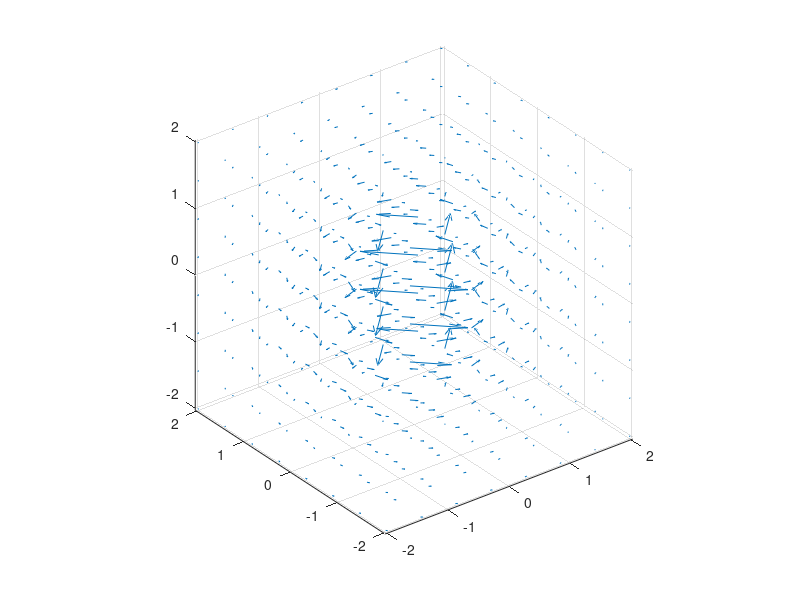

Write the MATLAB code that produced this figure. (Note: this script raises an error after producing the figure.)
%% Magnetic flux density B due to a finite straight conductor
% Conductor: length l, current I, parallel to z-axis
% A = (Ax, Ay, Az) : center of conductor
% P = (Px, Py, Pz) : observation point

clear; clc; close all;

%% Parameters
mu0 = 4*pi*1e-7;      % Permeability of free space (H/m)

I  = 10;              % Current (A)
l  = 2;               % Conductor length (m)

Ax = 0;
Ay = 0;
Az = 0;

% Observation point
Px = 0.8;
Py = 0.6;
Pz = 0.5;

%% Conductor endpoints
z1 = Az - l/2;
z2 = Az + l/2;

%% Magnetic field at point P
dx = Px - Ax;
dy = Py - Ay;

rho2 = dx^2 + dy^2;
rho  = sqrt(rho2);

% Avoid division by zero if P lies on the conductor axis
if rho < 1e-12
    error('Observation point P cannot lie on the conductor axis.');
end

R1 = sqrt(rho2 + (z1 - Pz)^2);
R2 = sqrt(rho2 + (z2 - Pz)^2);

% Integral factor
F = (z2 - Pz)/R2 - (z1 - Pz)/R1;

% B = (mu0*I/4*pi*rho^2) * (zhat x rho_vector) * F
Bx = -mu0*I/(4*pi*rho2) * dy * F;
By =  mu0*I/(4*pi*rho2) * dx * F;
Bz = 0;

Bmag = sqrt(Bx^2 + By^2 + Bz^2);

%% Display result
fprintf('Magnetic flux density at P:\n');
fprintf('Bx = %.6e T\n', Bx);
fprintf('By = %.6e T\n', By);
fprintf('Bz = %.6e T\n', Bz);
fprintf('|B| = %.6e T\n', Bmag);

%% Create 3D grid for visualization
N = 8;

x = linspace(Ax-2, Ax+2, N);
y = linspace(Ay-2, Ay+2, N);
z = linspace(Az-l, Az+l, N);

[X,Y,Z] = meshgrid(x,y,z);

DX = X - Ax;
DY = Y - Ay;
RHO2 = DX.^2 + DY.^2;

% Prevent singularity on conductor axis
RHO2(RHO2 < 1e-8) = NaN;

Z1 = z1 - Z;
Z2 = z2 - Z;

R1 = sqrt(RHO2 + Z1.^2);
R2 = sqrt(RHO2 + Z2.^2);

F = Z2./R2 - Z1./R1;

Bx_grid = -mu0*I/(4*pi) .* DY ./ RHO2 .* F;
By_grid =  mu0*I/(4*pi) .* DX ./ RHO2 .* F;
Bz_grid = zeros(size(Bx_grid));

%% Plot magnetic field vectors
figure('Color','w');

quiver3(X,Y,Z,Bx_grid,By_grid,Bz_grid, ...
        'AutoScaleFactor',1.5);

hold on;
grid on;
axis equal;

%% Plot conductor
plot3(Ax, Ay, [z1 z2], ...
      'LineWidth', 5);

%% Plot point A (center)
plot3(Ax, Ay, Az, 'o', ...
      'MarkerSize', 8, ...
      'MarkerFaceColor','k');

%% Plot observation point P
plot3(Px, Py, Pz, 'o', ...
      'MarkerSize', 10, ...
      'MarkerFaceColor','r');

%% Plot B vector at P
scaleB = 0.5 / Bmag;

quiver3(Px,Py,Pz, ...
        Bx*scaleB, By*scaleB, Bz*scaleB, ...
        0, 'LineWidth', 2);

%% Labels
xlabel('x (m)');
ylabel('y (m)');
zlabel('z (m)');

title('Magnetic Flux Density \bfB\rm of a Finite Straight Conductor');

legend('B field','Conductor','A','P','B at P', ...
       'Location','best');

view(35,25);
